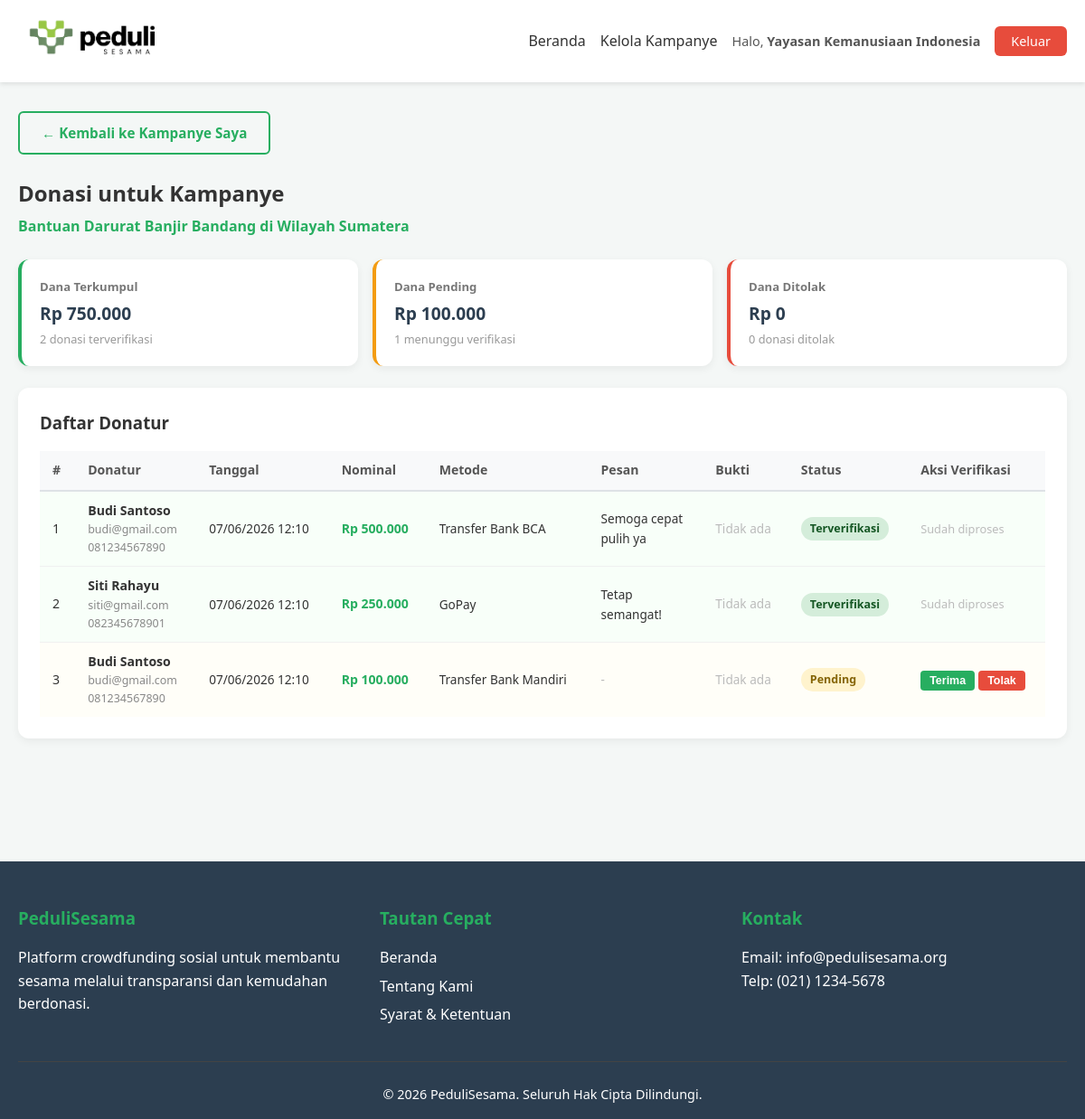
Screenshot of /pengelola/donasi_list.php?id=1 (signed in) with the database file from the repository.
### tables this page shows
CREATE TABLE `campaigns` (
  `id` int(11) NOT NULL,
  `pengelola_id` int(11) NOT NULL,
  `judul` varchar(255) NOT NULL,
  `kategori` enum('Bencana Alam','Pendidikan','Kesehatan','Lingkungan','Fasilitas Umum','Lainnya') NOT NULL,
  `lokasi` varchar(200) NOT NULL,
  `deskripsi` text NOT NULL,
  `target_dana` decimal(15,2) NOT NULL,
  `dana_terkumpul` decimal(15,2) NOT NULL DEFAULT 0.00,
  `deadline` date NOT NULL,
  `poster_path` varchar(255) DEFAULT NULL,
  `info_rekening` text NOT NULL,
  `created_at` timestamp NOT NULL DEFAULT current_timestamp()
);

CREATE TABLE `donations` (
  `id` int(11) NOT NULL,
  `campaign_id` int(11) NOT NULL,
  `donatur_id` int(11) NOT NULL,
  `nominal` decimal(15,2) NOT NULL,
  `metode_pembayaran` varchar(100) NOT NULL,
  `pesan` text DEFAULT NULL,
  `bukti_path` varchar(255) DEFAULT NULL,
  `status` enum('pending','verified','rejected') NOT NULL DEFAULT 'pending',
  `created_at` timestamp NOT NULL DEFAULT current_timestamp()
);

CREATE TABLE `users` (
  `id` int(11) NOT NULL,
  `nama` varchar(150) NOT NULL,
  `email` varchar(150) NOT NULL,
  `phone` varchar(20) NOT NULL,
  `password` varchar(255) NOT NULL,
  `role` enum('donatur','pengelola') NOT NULL DEFAULT 'donatur',
  `nama_kantor` varchar(200) DEFAULT NULL,
  `alamat` text DEFAULT NULL,
  `created_at` timestamp NOT NULL DEFAULT current_timestamp()
);

### includes/auth.php (called while the page is built, shortened)
<?php
function formatRupiah($amount)
{
    return 'Rp ' . number_format($amount, 0, ',', '.');
}

### pengelola/donasi_list.php (the view, shortened to what this page needs)
<?php
require_once '../includes/auth.php';
$db  = getDB();
$uid = $_SESSION['user_id'];
$cid = (int)($_GET['id'] ?? 0);
$cstmt = $db->prepare('SELECT * FROM campaigns WHERE id=:id AND pengelola_id=:uid LIMIT 1');
$cstmt->execute([':id' => $cid, ':uid' => $uid]);
$campaign = $cstmt->fetch();
$stmt = $db->prepare(
    'SELECT d.*, u.nama AS nama_donatur, u.email AS email_donatur, u.phone AS phone_donatur
     FROM donations d
     JOIN users u ON d.donatur_id = u.id
     WHERE d.campaign_id = :cid
     ORDER BY d.created_at DESC'
);
$stmt->execute([':cid' => $cid]);
$donations = $stmt->fetchAll();
$danaVerified = 0;
$danaPending = 0;
$danaRejected = 0;
$countVerified = 0;
$countPending = 0;
$countRejected = 0;
foreach ($donations as $d) {
    if ($d['status'] === 'verified') {
        $danaVerified += $d['nominal'];
        $countVerified++;
    } elseif ($d['status'] === 'pending') {
        $danaPending  += $d['nominal'];
        $countPending++;
    } else {
        $danaRejected += $d['nominal'];
        $countRejected++;
    }
}
include '../includes/header.php';
?>
<main class="container" style="padding-top:2rem;padding-bottom:3rem;">
    <div style="margin-bottom:1.5rem;">
        <a href="index.php" class="btn btn-outline">&larr; Kembali ke Kampanye Saya</a>
    </div>
    <h2 style="margin-bottom:0.25rem;"> Donasi untuk Kampanye</h2>
    <p style="color:#27ae60;font-weight:600;margin-bottom:1.5rem;">
        <?= htmlspecialchars($campaign['judul']) ?>
    </p>
    <div class="stats-summary" style="margin-bottom:1.5rem;">
        <div class="stat-card stat-verified">
            <div class="stat-info">
                <div class="stat-label">Dana Terkumpul</div>
                <div class="stat-amount"><?= formatRupiah($danaVerified) ?></div>
                <div class="stat-count"><?= $countVerified ?> donasi terverifikasi</div>
            </div>
        </div>
        <div class="stat-card stat-pending">
            <div class="stat-info">
                <div class="stat-label">Dana Pending</div>
                <div class="stat-amount"><?= formatRupiah($danaPending) ?></div>
                <div class="stat-count"><?= $countPending ?> menunggu verifikasi</div>
            </div>
        </div>
        <div class="stat-card stat-rejected">
            <div class="stat-info">
                <div class="stat-label">Dana Ditolak</div>
                <div class="stat-amount"><?= formatRupiah($danaRejected) ?></div>
                <div class="stat-count"><?= $countRejected ?> donasi ditolak</div>
            </div>
        </div>
    </div>
    <div class="table-card">
        <h3 style="margin-bottom:1rem;">Daftar Donatur</h3>
        <?php if (empty($donations)): ?>
            <div class="empty-state">
                <p>Belum ada donasi untuk kampanye ini.</p>
            </div>
        <?php else: ?>
            <div class="table-responsive">
                <table class="data-table">
                    <thead>
                        <tr>
                            <th>#</th>
                            <th>Donatur</th>
                            <th>Tanggal</th>
                            <th>Nominal</th>
                            <th>Metode</th>
                            <th>Pesan</th>
                            <th>Bukti</th>
                            <th>Status</th>
                            <th>Aksi Verifikasi</th>
                        </tr>
                    </thead>
                    <tbody>
                        <?php foreach ($donations as $i => $d): ?>
                            <tr class="row-<?= $d['status'] ?>">
                                <td><?= $i + 1 ?></td>
                                <td>
                                    <strong><?= htmlspecialchars($d['nama_donatur']) ?></strong>
                                    <div style="font-size:0.78rem;color:#888;"><?= htmlspecialchars($d['email_donatur']) ?></div>
                                    <div style="font-size:0.78rem;color:#888;"><?= htmlspecialchars($d['phone_donatur']) ?></div>
                                </td>
                                <td style="font-size:0.85rem;"><?= date('d/m/Y H:i', strtotime($d['created_at'])) ?></td>
                                <td style="font-weight:700;color:#27ae60;"><?= formatRupiah($d['nominal']) ?></td>
                                <td style="font-size:0.85rem;"><?= htmlspecialchars($d['metode_pembayaran']) ?></td>
                                <td style="font-size:0.85rem;max-width:120px;">
                                    <?= $d['pesan'] ? htmlspecialchars(substr($d['pesan'], 0, 60)) : '<span style="color:#bbb;">-</span>' ?>
                                </td>
                                <td>
                                    <?php if ($d['bukti_path']): ?>
                                        <a href="../uploads/bukti/<?= htmlspecialchars($d['bukti_path']) ?>"
                                            target="_blank" class="btn-sm btn-view">
                                            Lihat Bukti
                                        </a>
                                    <?php else: ?>
                                        <span style="color:#bbb;font-size:0.85rem;">Tidak ada</span>
                                    <?php endif; ?>
                                </td>
                                <td>
                                    <?php if ($d['status'] === 'verified'): ?>
                                        <span class="status-badge status-verified"> Terverifikasi</span>
                                    <?php elseif ($d['status'] === 'pending'): ?>
                                        <span class="status-badge status-pending"> Pending</span>
                                    <?php else: ?>
                                        <span class="status-badge status-rejected"> Ditolak</span>
                                    <?php endif; ?>
                                </td>
                                <td>
                                    <?php if ($d['status'] === 'pending'): ?>
                                        <div style="display:flex;gap:4px;flex-wrap:wrap;">
                                            <form method="POST" style="display:inline;">
                                                <button type="submit" class="btn-sm btn-verify"
                                                    onclick="return confirm('Verifikasi donasi ini?')">
                                                    Terima
                                                </button>
                                            </form>
                                            <form method="POST" style="display:inline;">
                                                <button type="submit" class="btn-sm btn-delete"
                                                    onclick="return confirm('Tolak donasi ini?')">
                                                    Tolak
                                                </button>
                                            </form>
                                        </div>
                                    <?php else: ?>
                                        <span style="color:#bbb;font-size:0.8rem;">Sudah diproses</span>
                                    <?php endif; ?>
                                </td>
                            </tr>
                        <?php endforeach; ?>
                    </tbody>
                </table>
            </div>
        <?php endif; ?>
    </div>
</main>
<?php include '../includes/footer.php'; ?>

### style.css (style rules this page uses)
* { margin: 0; padding: 0; box-sizing: border-box; }
body { font-family: "Segoe UI", Tahoma, Geneva, Verdana, sans-serif; line-height: 1.6; color: #333; background-color: #f4f7f6; }
a { text-decoration: none; color: inherit; }
.container { max-width: 1200px; margin: 0 auto; padding: 0 20px; }
.btn { display: inline-block; padding: 10px 24px; border-radius: 6px; cursor: pointer; font-weight: 600; border: none; transition: all 0.2s; font-size: 0.95rem; text-align: center; }
.btn-outline { border: 2px solid #27ae60; color: #27ae60; background: transparent; }
.btn-sm { display: inline-block; padding: 4px 10px; border-radius: 4px; font-size: 0.78rem; font-weight: 600; cursor: pointer; border: none; transition: opacity 0.2s; white-space: nowrap; }
.btn-delete { background: #e74c3c; color: #fff; }
.btn-verify { background: #27ae60; color: #fff; }
.status-badge { display: inline-block; padding: 3px 10px; border-radius: 20px; font-size: 0.78rem; font-weight: 700; }
.status-verified { background: #d4edda; color: #155724; }
.status-pending { background: #fff3cd; color: #856404; }
.stats-summary { display: grid; grid-template-columns: repeat(3, 1fr); gap: 16px; margin-bottom: 1.5rem; }
.stat-card { background: #fff; border-radius: 12px; padding: 20px; display: flex; align-items: center; gap: 16px; box-shadow: 0 3px 10px rgba(0, 0, 0, 0.06); border-left: 4px solid transparent; }
.stat-verified { border-color: #27ae60; }
.stat-pending { border-color: #f39c12; }
.stat-rejected { border-color: #e74c3c; }
.stat-label { font-size: 0.82rem; color: #777; font-weight: 600; margin-bottom: 4px; }
.stat-amount { font-size: 1.2rem; font-weight: 700; color: #2c3e50; }
.stat-count { font-size: 0.8rem; color: #999; margin-top: 2px; }
.table-card { background: #fff; border-radius: 12px; padding: 24px; box-shadow: 0 3px 10px rgba(0, 0, 0, 0.06); margin-bottom: 1.5rem; }
.table-responsive { overflow-x: auto; }
.data-table { width: 100%; border-collapse: collapse; font-size: 0.88rem; }
.data-table th { background: #f8f9fa; padding: 10px 14px; text-align: left; font-weight: 700; color: #555; border-bottom: 2px solid #dee2e6; white-space: nowrap; }
.data-table td { padding: 10px 14px; border-bottom: 1px solid #f0f0f0; vertical-align: middle; }
.data-table tbody tr:last-child td { border-bottom: none; }
.row-verified { background-color: #f8fff9; }
.row-pending { background-color: #fffef8; }

### rows the page displays
campaigns: judul "Bantuan Darurat Banjir Bandang di Wilayah Sumatera"
donations: donatur.nama "Budi Santoso", donatur.email "budi@gmail.com", donatur.phone "081234567890", created_at "07/06/2026 12:10", nominal "Rp 500.000", metode_pembayaran "Transfer Bank BCA", pesan "Semoga cepat pulih ya", shows "Tidak ada", status "Terverifikasi"
donations: donatur.nama "Siti Rahayu", donatur.email "siti@gmail.com", donatur.phone "082345678901", created_at "07/06/2026 12:10", nominal "Rp 250.000", metode_pembayaran "GoPay", pesan "Tetap semangat!", shows "Tidak ada", status "Terverifikasi"
donations: donatur.nama "Budi Santoso", donatur.email "budi@gmail.com", donatur.phone "081234567890", created_at "07/06/2026 12:10", nominal "Rp 100.000", metode_pembayaran "Transfer Bank Mandiri", shows "Tidak ada", status "Pending"

### other values shown
$_SESSION['nama'] "Yayasan Kemanusiaan Indonesia"
formatRupiah($danaVerified) "Rp 750.000"
$countVerified "2"
formatRupiah($danaPending) "Rp 100.000"
$countPending "1"
formatRupiah($danaRejected) "Rp 0"
$countRejected "0"
